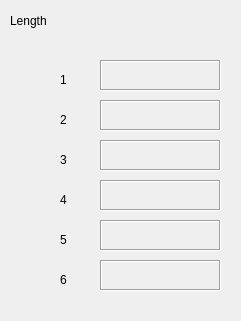
  <widget class="PyDMFrame" name="PyDMFrame_3">
   <property name="geometry">
    <rect>
     <x>430</x>
     <y>100</y>
     <width>241</width>
     <height>321</height>
    </rect>
   </property>
   <property name="palette">
    <palette>
     <active/>
     <inactive/>
     <disabled/>
    </palette>
   </property>
   <property name="toolTip">
    <string/>
   </property>
   <property name="whatsThis">
    <string>
    QFrame with support for alarms
    This class inherits from QFrame and PyDMWidget.

    Parameters
    ----------
    parent : QWidget
        The parent widget for the Label
    init_channel : str, optional
        The channel to be used by the widget.
    </string>
   </property>
   <property name="autoFillBackground">
    <bool>false</bool>
   </property>
   <property name="alarmSensitiveContent" stdset="0">
    <bool>false</bool>
   </property>
   <widget class="PyDMLabel" name="PyDMLabel_28">
    <property name="geometry">
     <rect>
      <x>60</x>
      <y>270</y>
      <width>31</width>
      <height>20</height>
     </rect>
    </property>
    <property name="toolTip">
     <string/>
    </property>
    <property name="whatsThis">
     <string/>
    </property>
    <property name="text">
     <string>6</string>
    </property>
   </widget>
   <widget class="PyDMLabel" name="PyDMLabel_29">
    <property name="geometry">
     <rect>
      <x>100</x>
      <y>180</y>
      <width>121</width>
      <height>31</height>
     </rect>
    </property>
    <property name="toolTip">
     <string/>
    </property>
    <property name="whatsThis">
     <string/>
    </property>
    <property name="autoFillBackground">
     <bool>false</bool>
    </property>
    <property name="frameShape">
     <enum>QFrame::Box</enum>
    </property>
    <property name="frameShadow">
     <enum>QFrame::Sunken</enum>
    </property>
    <property name="margin">
     <number>0</number>
    </property>
    <property name="alarmSensitiveBorder" stdset="0">
     <bool>false</bool>
    </property>
    <property name="precisionFromPV" stdset="0">
     <bool>false</bool>
    </property>
    <property name="precision" stdset="0">
     <number>4</number>
    </property>
    <property name="showUnits" stdset="0">
     <bool>true</bool>
    </property>
    <property name="channel" stdset="0">
     <string>ca://${P}${R}s_pos_ax_4_RBV</string>
    </property>
   </widget>
   <widget class="PyDMLabel" name="PyDMLabel_30">
    <property name="geometry">
     <rect>
      <x>100</x>
      <y>260</y>
      <width>121</width>
      <height>31</height>
     </rect>
    </property>
    <property name="toolTip">
     <string/>
    </property>
    <property name="whatsThis">
     <string/>
    </property>
    <property name="autoFillBackground">
     <bool>false</bool>
    </property>
    <property name="frameShape">
     <enum>QFrame::Box</enum>
    </property>
    <property name="frameShadow">
     <enum>QFrame::Sunken</enum>
    </property>
    <property name="margin">
     <number>0</number>
    </property>
    <property name="alarmSensitiveBorder" stdset="0">
     <bool>false</bool>
    </property>
    <property name="precisionFromPV" stdset="0">
     <bool>false</bool>
    </property>
    <property name="precision" stdset="0">
     <number>4</number>
    </property>
    <property name="showUnits" stdset="0">
     <bool>true</bool>
    </property>
    <property name="channel" stdset="0">
     <string>ca://${P}${R}s_pos_ax_6_RBV</string>
    </property>
   </widget>
   <widget class="PyDMLabel" name="PyDMLabel_31">
    <property name="geometry">
     <rect>
      <x>100</x>
      <y>220</y>
      <width>121</width>
      <height>31</height>
     </rect>
    </property>
    <property name="toolTip">
     <string/>
    </property>
    <property name="whatsThis">
     <string/>
    </property>
    <property name="autoFillBackground">
     <bool>false</bool>
    </property>
    <property name="frameShape">
     <enum>QFrame::Box</enum>
    </property>
    <property name="frameShadow">
     <enum>QFrame::Sunken</enum>
    </property>
    <property name="margin">
     <number>0</number>
    </property>
    <property name="alarmSensitiveBorder" stdset="0">
     <bool>false</bool>
    </property>
    <property name="precisionFromPV" stdset="0">
     <bool>false</bool>
    </property>
    <property name="precision" stdset="0">
     <number>4</number>
    </property>
    <property name="showUnits" stdset="0">
     <bool>true</bool>
    </property>
    <property name="channel" stdset="0">
     <string>ca://${P}${R}s_pos_ax_5_RBV</string>
    </property>
   </widget>
   <widget class="PyDMLabel" name="PyDMLabel_32">
    <property name="geometry">
     <rect>
      <x>60</x>
      <y>150</y>
      <width>31</width>
      <height>20</height>
     </rect>
    </property>
    <property name="toolTip">
     <string/>
    </property>
    <property name="whatsThis">
     <string/>
    </property>
    <property name="text">
     <string>3</string>
    </property>
   </widget>
   <widget class="PyDMLabel" name="PyDMLabel_33">
    <property name="geometry">
     <rect>
      <x>60</x>
      <y>70</y>
      <width>31</width>
      <height>20</height>
     </rect>
    </property>
    <property name="toolTip">
     <string/>
    </property>
    <property name="whatsThis">
     <string/>
    </property>
    <property name="text">
     <string>1</string>
    </property>
   </widget>
   <widget class="PyDMLabel" name="PyDMLabel_34">
    <property name="geometry">
     <rect>
      <x>100</x>
      <y>100</y>
      <width>121</width>
      <height>31</height>
     </rect>
    </property>
    <property name="toolTip">
     <string/>
    </property>
    <property name="whatsThis">
     <string/>
    </property>
    <property name="autoFillBackground">
     <bool>false</bool>
    </property>
    <property name="frameShape">
     <enum>QFrame::Box</enum>
    </property>
    <property name="frameShadow">
     <enum>QFrame::Sunken</enum>
    </property>
    <property name="margin">
     <number>0</number>
    </property>
    <property name="alarmSensitiveBorder" stdset="0">
     <bool>false</bool>
    </property>
    <property name="precisionFromPV" stdset="0">
     <bool>false</bool>
    </property>
    <property name="precision" stdset="0">
     <number>4</number>
    </property>
    <property name="showUnits" stdset="0">
     <bool>true</bool>
    </property>
    <property name="channel" stdset="0">
     <string>ca://${P}${R}s_pos_ax_2_RBV</string>
    </property>
   </widget>
   <widget class="PyDMLabel" name="PyDMLabel_35">
    <property name="geometry">
     <rect>
      <x>100</x>
      <y>140</y>
      <width>121</width>
      <height>31</height>
     </rect>
    </property>
    <property name="toolTip">
     <string/>
    </property>
    <property name="whatsThis">
     <string/>
    </property>
    <property name="autoFillBackground">
     <bool>false</bool>
    </property>
    <property name="frameShape">
     <enum>QFrame::Box</enum>
    </property>
    <property name="frameShadow">
     <enum>QFrame::Sunken</enum>
    </property>
    <property name="margin">
     <number>0</number>
    </property>
    <property name="alarmSensitiveBorder" stdset="0">
     <bool>false</bool>
    </property>
    <property name="precisionFromPV" stdset="0">
     <bool>false</bool>
    </property>
    <property name="precision" stdset="0">
     <number>4</number>
    </property>
    <property name="showUnits" stdset="0">
     <bool>true</bool>
    </property>
    <property name="channel" stdset="0">
     <string>ca://${P}${R}s_pos_ax_3_RBV</string>
    </property>
   </widget>
   <widget class="PyDMLabel" name="PyDMLabel_36">
    <property name="geometry">
     <rect>
      <x>60</x>
      <y>230</y>
      <width>31</width>
      <height>20</height>
     </rect>
    </property>
    <property name="toolTip">
     <string/>
    </property>
    <property name="whatsThis">
     <string/>
    </property>
    <property name="text">
     <string>5</string>
    </property>
   </widget>
   <widget class="PyDMLabel" name="PyDMLabel_37">
    <property name="geometry">
     <rect>
      <x>100</x>
      <y>60</y>
      <width>121</width>
      <height>31</height>
     </rect>
    </property>
    <property name="toolTip">
     <string/>
    </property>
    <property name="whatsThis">
     <string/>
    </property>
    <property name="autoFillBackground">
     <bool>false</bool>
    </property>
    <property name="frameShape">
     <enum>QFrame::Box</enum>
    </property>
    <property name="frameShadow">
     <enum>QFrame::Sunken</enum>
    </property>
    <property name="margin">
     <number>0</number>
    </property>
    <property name="alarmSensitiveBorder" stdset="0">
     <bool>false</bool>
    </property>
    <property name="precisionFromPV" stdset="0">
     <bool>false</bool>
    </property>
    <property name="precision" stdset="0">
     <number>4</number>
    </property>
    <property name="showUnits" stdset="0">
     <bool>true</bool>
    </property>
    <property name="channel" stdset="0">
     <string>ca://${P}${R}s_pos_ax_1_RBV</string>
    </property>
   </widget>
   <widget class="PyDMLabel" name="PyDMLabel_38">
    <property name="geometry">
     <rect>
      <x>60</x>
      <y>190</y>
      <width>31</width>
      <height>20</height>
     </rect>
    </property>
    <property name="toolTip">
     <string/>
    </property>
    <property name="whatsThis">
     <string/>
    </property>
    <property name="text">
     <string>4</string>
    </property>
   </widget>
   <widget class="PyDMLabel" name="PyDMLabel_39">
    <property name="geometry">
     <rect>
      <x>60</x>
      <y>110</y>
      <width>31</width>
      <height>20</height>
     </rect>
    </property>
    <property name="toolTip">
     <string/>
    </property>
    <property name="whatsThis">
     <string/>
    </property>
    <property name="text">
     <string>2</string>
    </property>
   </widget>
   <widget class="QLabel" name="label_2">
    <property name="geometry">
     <rect>
      <x>10</x>
      <y>10</y>
      <width>111</width>
      <height>21</height>
     </rect>
    </property>
    <property name="text">
     <string>Length</string>
    </property>
   </widget>
  </widget>
